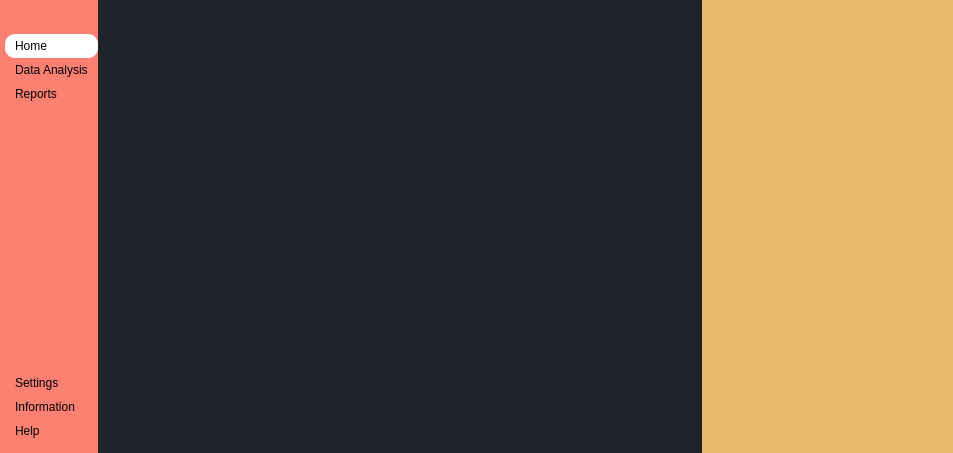
<?xml version="1.0" encoding="UTF-8"?>
<ui version="4.0">
 <class>MainWindow</class>
 <widget class="QMainWindow" name="MainWindow">
  <property name="geometry">
   <rect>
    <x>0</x>
    <y>0</y>
    <width>953</width>
    <height>453</height>
   </rect>
  </property>
  <property name="sizePolicy">
   <sizepolicy hsizetype="Expanding" vsizetype="Preferred">
    <horstretch>0</horstretch>
    <verstretch>0</verstretch>
   </sizepolicy>
  </property>
  <property name="windowTitle">
   <string>MainWindow</string>
  </property>
  <property name="styleSheet">
   <string notr="true">*{
	border: none;
	background-color: transparent;
	background: none;
	padding: 0;
	margin: 0;
	color: #ffff;
}
#centralwidget{
	background-color:#1f232a;
}
#Left_Menu_subcontainer{
	background-color: #FA8072;
}
#Left_Menu_subcontainer QPushButton{
	text-align: left;
	padding: 5px 10px;	
	border-top-left-radius:10px;
	border-bottom-left-radius:10px;
	border-top-right-radius:10px;
	border-bottom-right-radius:10px;
}</string>
  </property>
  <widget class="QWidget" name="centralwidget">
   <layout class="QHBoxLayout" name="horizontalLayout">
    <property name="spacing">
     <number>100</number>
    </property>
    <property name="leftMargin">
     <number>0</number>
    </property>
    <property name="topMargin">
     <number>0</number>
    </property>
    <property name="rightMargin">
     <number>0</number>
    </property>
    <property name="bottomMargin">
     <number>0</number>
    </property>
    <item alignment="Qt::AlignLeft">
     <widget class="QWidget" name="Left_Menu_Container" native="true">
      <layout class="QVBoxLayout" name="verticalLayout">
       <property name="spacing">
        <number>0</number>
       </property>
       <property name="leftMargin">
        <number>0</number>
       </property>
       <property name="topMargin">
        <number>0</number>
       </property>
       <property name="rightMargin">
        <number>0</number>
       </property>
       <property name="bottomMargin">
        <number>0</number>
       </property>
       <item alignment="Qt::AlignLeft">
        <widget class="QWidget" name="Left_Menu_subcontainer" native="true">
         <layout class="QVBoxLayout" name="verticalLayout_2">
          <property name="spacing">
           <number>0</number>
          </property>
          <property name="leftMargin">
           <number>5</number>
          </property>
          <property name="topMargin">
           <number>0</number>
          </property>
          <property name="rightMargin">
           <number>0</number>
          </property>
          <property name="bottomMargin">
           <number>0</number>
          </property>
          <item alignment="Qt::AlignTop">
           <widget class="QFrame" name="frame">
            <property name="frameShape">
             <enum>QFrame::StyledPanel</enum>
            </property>
            <property name="frameShadow">
             <enum>QFrame::Raised</enum>
            </property>
            <layout class="QHBoxLayout" name="horizontalLayout_2">
             <property name="spacing">
              <number>0</number>
             </property>
             <property name="leftMargin">
              <number>0</number>
             </property>
             <property name="topMargin">
              <number>0</number>
             </property>
             <property name="rightMargin">
              <number>0</number>
             </property>
             <property name="bottomMargin">
              <number>0</number>
             </property>
             <item>
              <widget class="QPushButton" name="Menu_button">
               <property name="toolTip">
                <string>Menu</string>
               </property>
               <property name="text">
                <string/>
               </property>
               <property name="icon">
                <iconset resource="resources.qrc">
                 <normaloff>:/icons/resources/feather/align-justify.svg</normaloff>:/icons/resources/feather/align-justify.svg</iconset>
               </property>
               <property name="iconSize">
                <size>
                 <width>32</width>
                 <height>32</height>
                </size>
               </property>
              </widget>
             </item>
            </layout>
           </widget>
          </item>
          <item alignment="Qt::AlignTop">
           <widget class="QFrame" name="frame_2">
            <property name="sizePolicy">
             <sizepolicy hsizetype="Preferred" vsizetype="Preferred">
              <horstretch>0</horstretch>
              <verstretch>0</verstretch>
             </sizepolicy>
            </property>
            <property name="frameShape">
             <enum>QFrame::StyledPanel</enum>
            </property>
            <property name="frameShadow">
             <enum>QFrame::Raised</enum>
            </property>
            <property name="lineWidth">
             <number>-1</number>
            </property>
            <layout class="QVBoxLayout" name="verticalLayout_3">
             <property name="spacing">
              <number>0</number>
             </property>
             <property name="leftMargin">
              <number>0</number>
             </property>
             <property name="topMargin">
              <number>10</number>
             </property>
             <property name="rightMargin">
              <number>0</number>
             </property>
             <property name="bottomMargin">
              <number>10</number>
             </property>
             <item>
              <widget class="QPushButton" name="home_btn">
               <property name="toolTip">
                <string>Home</string>
               </property>
               <property name="styleSheet">
                <string notr="true">background-color: #fff; </string>
               </property>
               <property name="text">
                <string>Home</string>
               </property>
               <property name="icon">
                <iconset resource="resources.qrc">
                 <normaloff>:/icons/resources/feather/home.svg</normaloff>:/icons/resources/feather/home.svg</iconset>
               </property>
               <property name="iconSize">
                <size>
                 <width>32</width>
                 <height>32</height>
                </size>
               </property>
              </widget>
             </item>
             <item>
              <widget class="QPushButton" name="data_btn">
               <property name="toolTip">
                <string>Data Analysis</string>
               </property>
               <property name="text">
                <string>Data Analysis</string>
               </property>
               <property name="icon">
                <iconset resource="resources.qrc">
                 <normaloff>:/icons/resources/feather/menu.svg</normaloff>:/icons/resources/feather/menu.svg</iconset>
               </property>
               <property name="iconSize">
                <size>
                 <width>32</width>
                 <height>32</height>
                </size>
               </property>
              </widget>
             </item>
             <item>
              <widget class="QPushButton" name="reports_btn">
               <property name="toolTip">
                <string>View Reports</string>
               </property>
               <property name="text">
                <string>Reports</string>
               </property>
               <property name="icon">
                <iconset resource="resources.qrc">
                 <normaloff>:/icons/resources/feather/printer.svg</normaloff>:/icons/resources/feather/printer.svg</iconset>
               </property>
               <property name="iconSize">
                <size>
                 <width>32</width>
                 <height>32</height>
                </size>
               </property>
              </widget>
             </item>
            </layout>
           </widget>
          </item>
          <item>
           <spacer name="verticalSpacer">
            <property name="orientation">
             <enum>Qt::Vertical</enum>
            </property>
            <property name="sizeHint" stdset="0">
             <size>
              <width>20</width>
              <height>40</height>
             </size>
            </property>
           </spacer>
          </item>
          <item alignment="Qt::AlignBottom">
           <widget class="QFrame" name="frame_3">
            <property name="frameShape">
             <enum>QFrame::StyledPanel</enum>
            </property>
            <property name="frameShadow">
             <enum>QFrame::Raised</enum>
            </property>
            <layout class="QVBoxLayout" name="verticalLayout_4">
             <property name="spacing">
              <number>0</number>
             </property>
             <property name="leftMargin">
              <number>0</number>
             </property>
             <property name="topMargin">
              <number>10</number>
             </property>
             <property name="rightMargin">
              <number>0</number>
             </property>
             <property name="bottomMargin">
              <number>10</number>
             </property>
             <item>
              <widget class="QPushButton" name="settings_btn">
               <property name="toolTip">
                <string>Go to settings</string>
               </property>
               <property name="text">
                <string>Settings</string>
               </property>
               <property name="icon">
                <iconset resource="resources.qrc">
                 <normaloff>:/icons/resources/feather/settings.svg</normaloff>:/icons/resources/feather/settings.svg</iconset>
               </property>
               <property name="iconSize">
                <size>
                 <width>32</width>
                 <height>32</height>
                </size>
               </property>
              </widget>
             </item>
             <item>
              <widget class="QPushButton" name="info_btn">
               <property name="toolTip">
                <string>Information about the app</string>
               </property>
               <property name="text">
                <string>Information</string>
               </property>
               <property name="icon">
                <iconset resource="resources.qrc">
                 <normaloff>:/icons/resources/feather/info.svg</normaloff>:/icons/resources/feather/info.svg</iconset>
               </property>
               <property name="iconSize">
                <size>
                 <width>32</width>
                 <height>32</height>
                </size>
               </property>
              </widget>
             </item>
             <item>
              <widget class="QPushButton" name="help_btn">
               <property name="toolTip">
                <string>Get more help</string>
               </property>
               <property name="text">
                <string>Help</string>
               </property>
               <property name="icon">
                <iconset resource="resources.qrc">
                 <normaloff>:/icons/resources/feather/help-circle.svg</normaloff>:/icons/resources/feather/help-circle.svg</iconset>
               </property>
               <property name="iconSize">
                <size>
                 <width>32</width>
                 <height>32</height>
                </size>
               </property>
              </widget>
             </item>
            </layout>
           </widget>
          </item>
         </layout>
        </widget>
       </item>
      </layout>
     </widget>
    </item>
    <item>
     <widget class="QWidget" name="Center_Menu_container" native="true">
      <layout class="QVBoxLayout" name="verticalLayout_5">
       <item>
        <widget class="QFrame" name="frame_4">
         <property name="frameShape">
          <enum>QFrame::StyledPanel</enum>
         </property>
         <property name="frameShadow">
          <enum>QFrame::Raised</enum>
         </property>
        </widget>
       </item>
      </layout>
     </widget>
    </item>
    <item>
     <widget class="QWidget" name="Main_Body_container" native="true">
      <property name="sizePolicy">
       <sizepolicy hsizetype="Minimum" vsizetype="Preferred">
        <horstretch>0</horstretch>
        <verstretch>0</verstretch>
       </sizepolicy>
      </property>
      <property name="styleSheet">
       <string notr="true">background-color: rgb(233, 185, 110);</string>
      </property>
     </widget>
    </item>
   </layout>
  </widget>
 </widget>
 <resources>
  <include location="resources.qrc"/>
 </resources>
 <connections/>
</ui>
